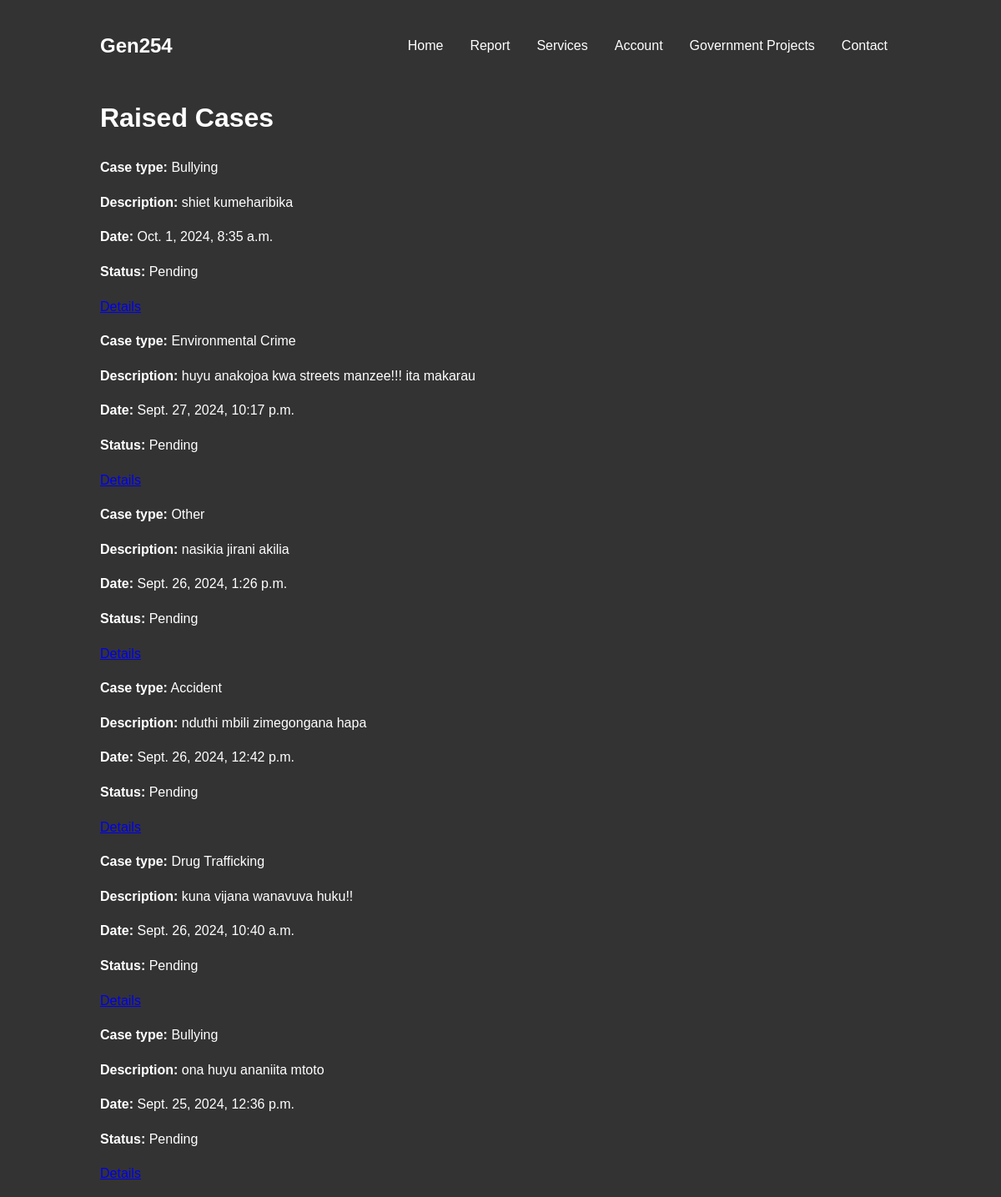
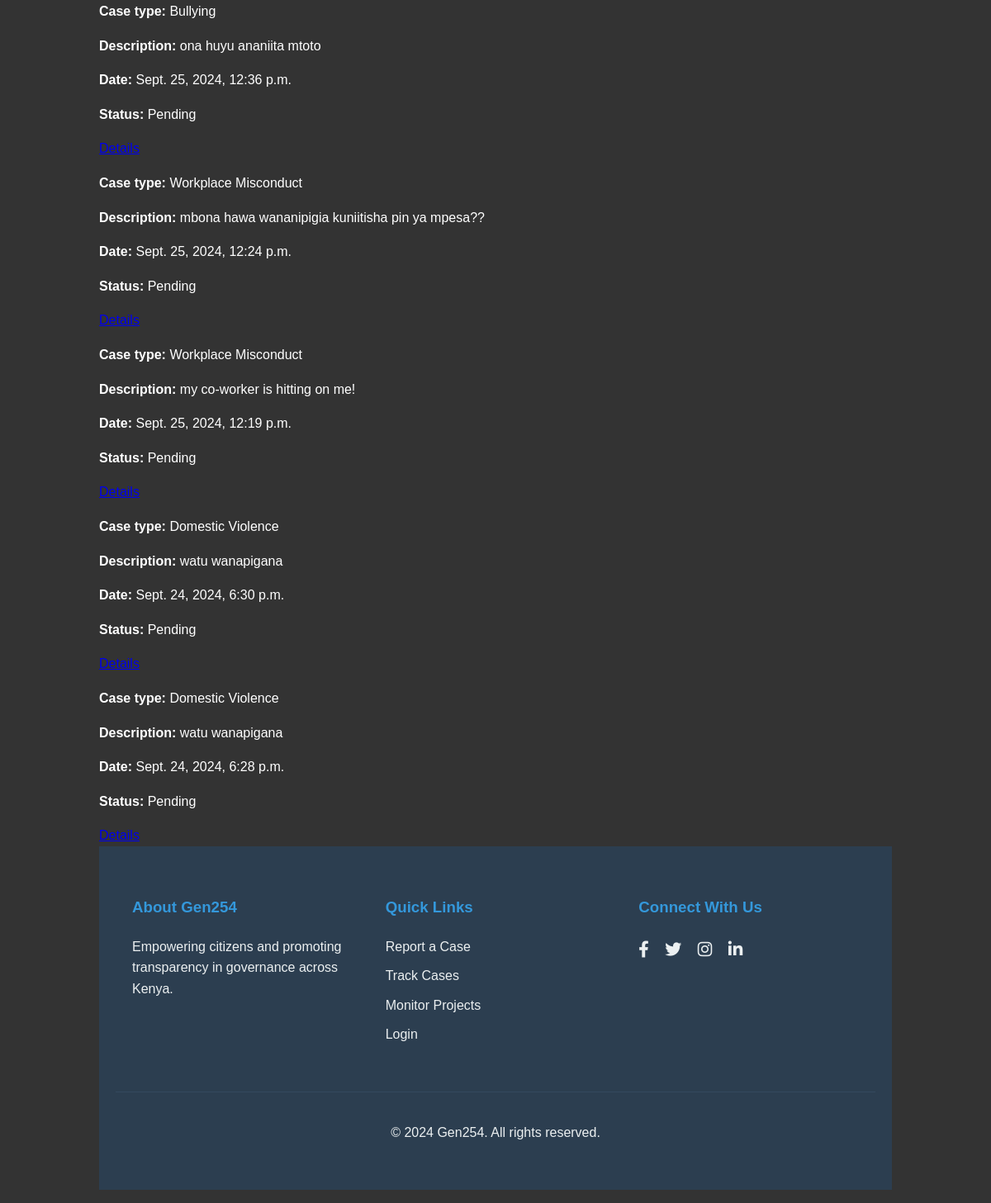
/raised_cases/, run on the app's committed database (2 pictures, top to bottom).
### home/models.py (models this page shows)
class Case(models.Model):
    CASE_TYPES = [
    ('Corruption', 'Corruption'),
    ('Accident', 'Accident'),
    ('Harassment', 'Harassment'),
    ('Sexual Abuse', 'Sexual Abuse'),
    ('Discrimination', 'Discrimination'),
    ('Domestic Violence', 'Domestic Violence'),
    ('Child Abuse', 'Child Abuse'),
    ('Fraud', 'Fraud'),
    ('Workplace Misconduct', 'Workplace Misconduct'),
    ('Cyber Crime', 'Cyber Crime'),
    ('Human Trafficking', 'Human Trafficking'),
    ('Environmental Crime', 'Environmental Crime'),
    ('Bullying', 'Bullying'),
    ('Police Brutality', 'Police Brutality'),
    ('Drug Trafficking', 'Drug Trafficking'),
    ('Land Dispute', 'Land Dispute'),
    ('Tax Evasion', 'Tax Evasion'),
    ('Identity Theft', 'Identity Theft'),
    ('Property Damage', 'Property Damage'),
    ('Fraudulent Financial Institution', 'Fraudulent Financial Institution'),
    ('Terrorism', 'Terrorism'),
    ('Vandalism', 'Vandalism'),
    ('Other', 'Other'),
    ]
    STATUS_CHOICES = [
        ('Pending', 'Pending'),
        ('In Progress', 'In Progress'),
        ('Resolved', 'Resolved'),
    ]
    user = models.ForeignKey(User, on_delete=models.SET_NULL, null=True, blank=True, related_name='cases')
    case_type = models.CharField(max_length=50, choices=CASE_TYPES)
    description = models.TextField()
    anonymous_name = models.CharField(max_length=100,null=True)
    anonymous_email = models.EmailField(null=True,blank=True)
    status = models.CharField(max_length=20, choices=STATUS_CHOICES, default='Pending')
    attachment = models.FileField(upload_to='case_attachments/', null=True, blank=True)  # File upload field
    created_at = models.DateTimeField(auto_now_add=True)
    phone_number = models.CharField(max_length=15,null=True)
    location = models.CharField(max_length=100,null=True)
    tracked_by = models.ManyToManyField(User, related_name='tracked_cases', blank=True)
    assigned_to = models.ForeignKey(Authority,on_delete=models.SET_NULL,null=True,blank=True)

### home/views.py (the view)
# urls.py: path('raised_cases/',views.raised_cases, name='raised_cases'),
def raised_cases(request):
    cases = Case.objects.all()
    cases = cases.order_by('-created_at')
    for case in cases:
        if case.attachment:
            case.attachment_url = case.attachment.url
        else:
            case.attachment_url = None
    return render(request, 'home/raised_cases.html', {'cases': cases})

### home/templates/home/raised_cases.html
{% extends 'home/home.html' %}
{% block content %}
    <div class="case-container">
        <h1>Raised Cases</h1>
        {% if cases %}
            {% for case in cases %}
                <div class="case-item">
                    <p><strong>Case type:</strong> {{ case.case_type }}</p>
                    <p><strong>Description:</strong> {{ case.description }}</p>
                    <p><strong>Date:</strong> {{ case.created_at }}</p>
                    <p><strong>Status:</strong> {{ case.status }}</p>
                    <a href="{% url 'home:case_detail' case_id=case.id %}" class="btn btn-primary">Details</a>
                </div>
            {% endfor %}
        {% else %}
            <p class="no-cases">No cases raised</p>
        {% endif %}
    </div>
{% endblock %}

### home/static/css/homme.css (style rules this page uses)
body { font-family: Arial, sans-serif; line-height: 1.6; margin: 0; padding: 0; background-color: #f4f4f4; }

### data on the page
Case: case_type "Bullying", description "shiet kumeharibika", created_at "Oct. 1, 2024, 8:35 a.m.", status "Pending"
Case: case_type "Environmental Crime", description "huyu anakojoa kwa streets manzee!!! ita makarau", created_at "Sept. 27, 2024, 10:17 p.m.", status "Pending"
Case: case_type "Other", description "nasikia jirani akilia", created_at "Sept. 26, 2024, 1:26 p.m.", status "Pending"
Case: case_type "Accident", description "nduthi mbili zimegongana hapa", created_at "Sept. 26, 2024, 12:42 p.m.", status "Pending"
Case: case_type "Drug Trafficking", description "kuna vijana wanavuva huku!!", created_at "Sept. 26, 2024, 10:40 a.m.", status "Pending"
Case: case_type "Bullying", description "ona huyu ananiita mtoto", created_at "Sept. 25, 2024, 12:36 p.m.", status "Pending"
Case: case_type "Bullying", description "ona huyu ananiita mtoto", created_at "Sept. 25, 2024, 12:36 p.m.", status "Pending"
Case: case_type "Workplace Misconduct", description "mbona hawa wananipigia kuniitisha pin ya mpesa??", created_at "Sept. 25, 2024, 12:24 p.m.", status "Pending"
Case: case_type "Workplace Misconduct", description "my co-worker is hitting on me!", created_at "Sept. 25, 2024, 12:19 p.m.", status "Pending"
Case: case_type "Domestic Violence", description "watu wanapigana", created_at "Sept. 24, 2024, 6:30 p.m.", status "Pending"
Case: case_type "Domestic Violence", description "watu wanapigana", created_at "Sept. 24, 2024, 6:28 p.m.", status "Pending"
